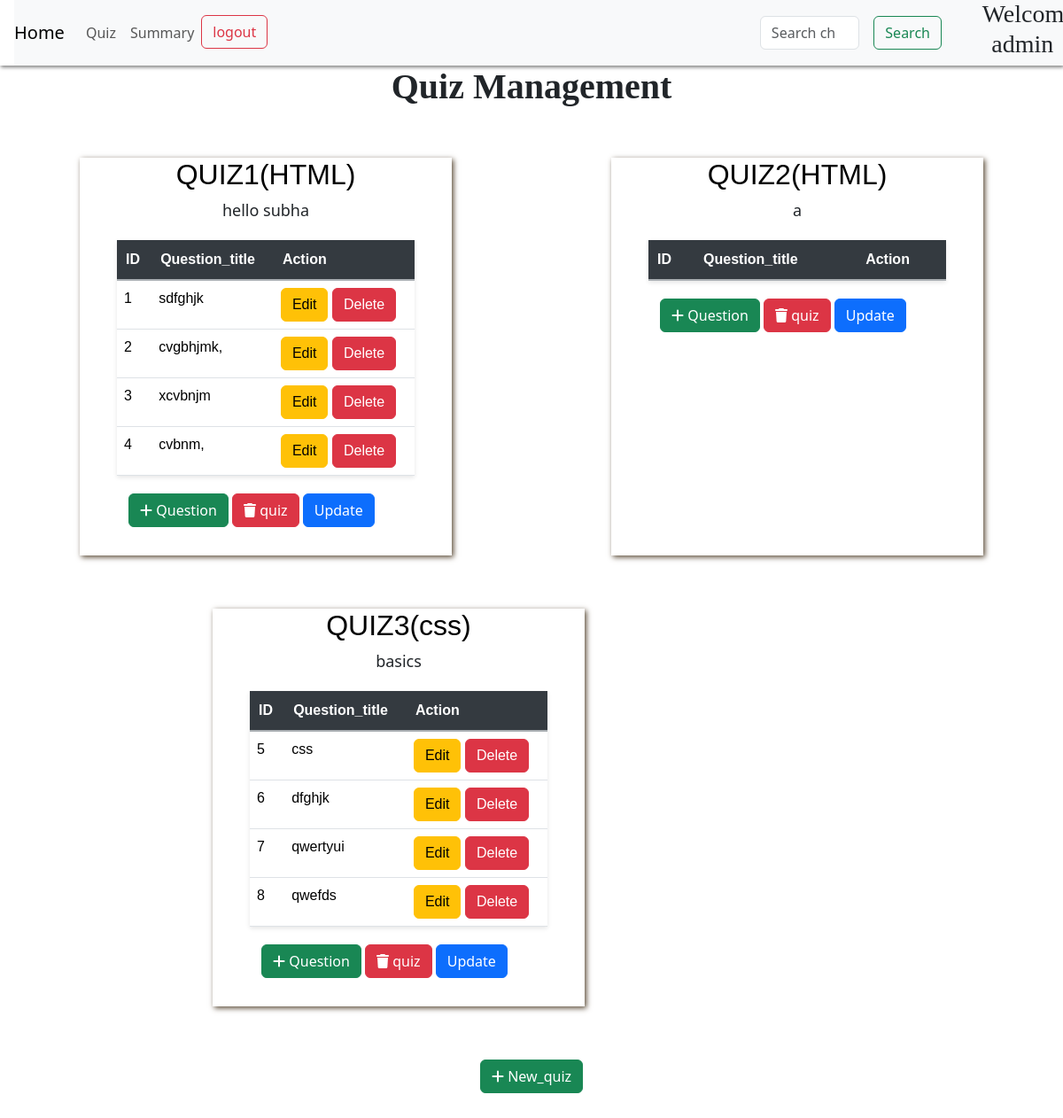
/quizz, run on an earlier commit of the app's database.
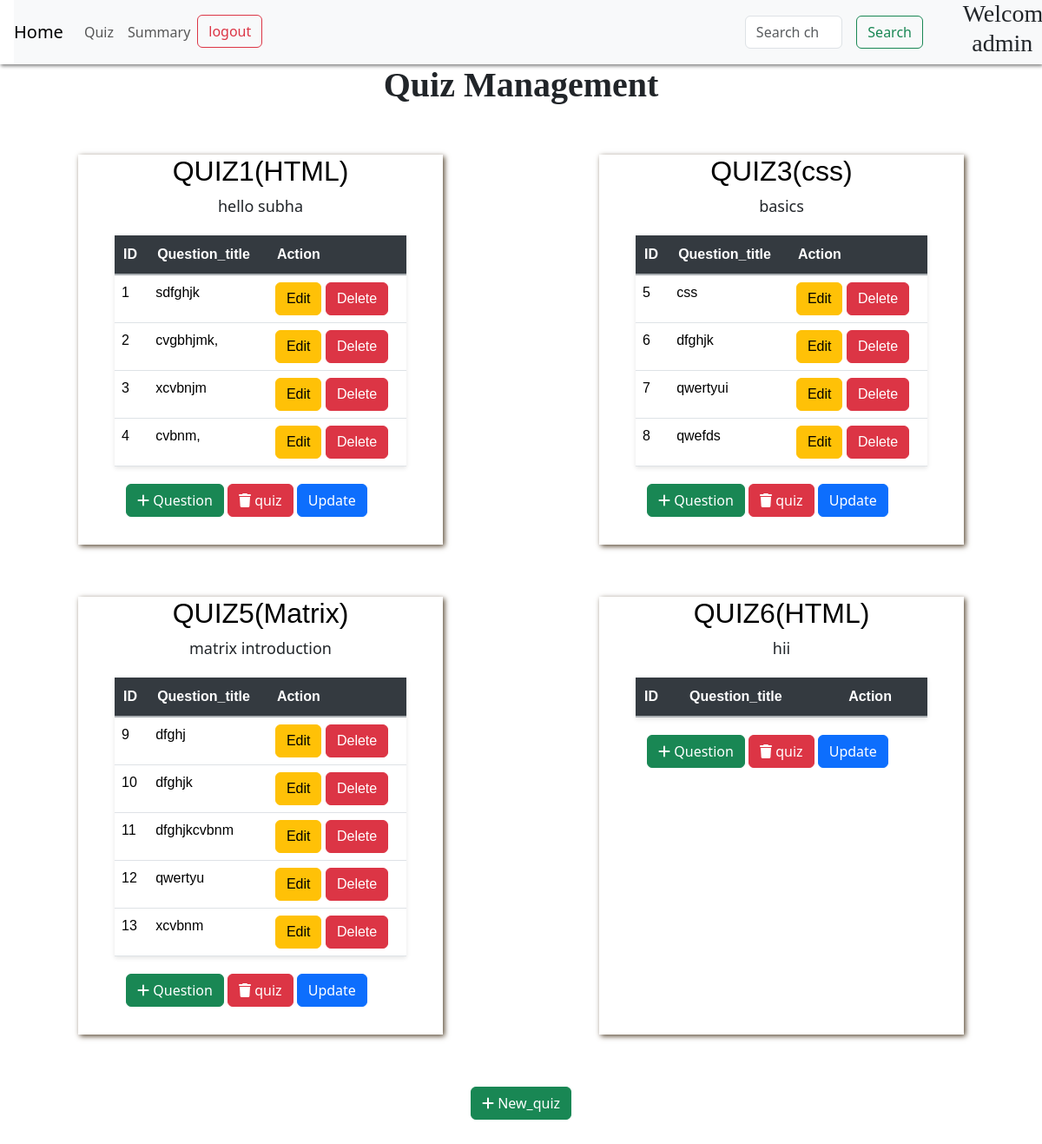
And on a later commit of the database.
### models.py (models this page shows)
class Quiz(db.Model):
    id =db.Column(db.Integer, primary_key=True, autoincrement=True)
    chapter_id=db.Column(db.Integer, db.ForeignKey('chapter.id', name='FK_quiz_chapter_id'), nullable=False)
    date_of_quiz=db.Column(db.Date, nullable=False)
    time_duration= db.Column(db.Integer, nullable=False)
    no_of_questions=db.Column(db.Integer, nullable=True)
    notes=db.Column(db.String(50), nullable=True)
    questions=db.relationship('Question', backref='quiz', lazy=True)
    score=db.relationship('Scores', backref='quiz', lazy=True)

class Chapter(db.Model):
    id =db.Column(db.Integer, primary_key=True, autoincrement=True)
    subject_id=db.Column(db.Integer, db.ForeignKey('subject.id', name='FK_chapter_subject_id'), nullable=False)
    name=db.Column(db.String(50), nullable=False)
    description=db.Column(db.String(100), nullable=True)
    quizs=db.relationship('Quiz', backref='chapter', lazy=True)

class Question(db.Model):
    id =db.Column(db.Integer, primary_key=True, autoincrement=True)
    quiz_id=db.Column(db.Integer, db.ForeignKey('quiz.id', name='FK_question_quiz_id'), nullable=False)
    question_title=db.Column(db.String(200), nullable=False)
    question_text=db.Column(db.String(200), nullable=False)
    option1=db.Column(db.String(100), nullable=False)
    option2=db.Column(db.String(100), nullable=False)
    option3=db.Column(db.String(100), nullable=False)
    option4=db.Column(db.String(100), nullable=False)
    correct_option=db.Column(db.Integer, nullable=False)

### routes.py (the view)
@app.route('/quizz',methods=['GET','POST'])
def quizz():
    query = request.args.get("query", "").strip().lower()
    chapters = Chapter.query.all()
    if query:
        filtered_chap = Chapter.query.filter(Chapter.name.like(f"%{query}%")).all()
        chapter_ids = [chapter.id for chapter in filtered_chap]
        quizzes = Quiz.query.filter(Quiz.chapter_id.in_(chapter_ids)).all()
    else:
        quizzes=Quiz.query.all()
    return render_template('quiz_management.html', quizzes=quizzes, chapters=chapters, query=query)

### templates/quiz_management.html (shortened to what this page needs)
<!DOCTYPE html>
<html lang="en">
<head>
    <link rel="stylesheet" href="{{ url_for('static', filename= 'style_index.css') }}">
    <link href="https://cdn.jsdelivr.net/npm/bootstrap@5.3.2/dist/css/bootstrap.min.css" rel="stylesheet">
    <link rel="stylesheet" href="https://cdnjs.cloudflare.com/ajax/libs/aos/2.3.4/aos.css">
    <link rel="stylesheet" href="https://cdnjs.cloudflare.com/ajax/libs/font-awesome/6.7.2/css/all.min.css">
    <link href="https://cdn.jsdelivr.net/npm/bootstrap@5.3.3/dist/css/bootstrap.min.css" rel="stylesheet">
</head>
<body>
  <div class="usernav" style="box-shadow:1px 2px 4px grey ">
    <nav class="navbar navbar-expand-lg navbar-light bg-light" style="margin-left: 1rem; height:4.6rem">
        <a class="navbar-brand" href="/admin">Home</a>
        <div class="collapse navbar-collapse" id="navbarSupportedContent">
          <ul class="navbar-nav mr-auto">
            <li class="nav-item active">
              <a class="nav-link" href="#">Quiz <span class="sr-only">(current)</span></a>
            </li>
            <li class="nav-item">
              <a class="nav-link" href="{{ url_for('admin_summary') }}">Summary</a>
            </li>
            <li class="nav_item">
                <a href="/login" class="btn btn-outline-danger">logout</a>
            </li>
          </ul>
          <form method="GET" action="/quizz" class="form-inline my-2 my-lg-0" style="display: flex; margin-left:50%;">
            <input class="form-control mr-sm-2" type="search" placeholder="Search chapter" aria-label="Search" name="query" value="{{ query or '' }}">
            <button class="btn btn-outline-success my-2 my-sm-0" type="submit" style="margin-left: 1rem;">Search</button>
          </form>
          <div>
            <h3 style="padding-left: 10%; text-align:center; font-family:poppins; margin-left:2rem;">Welcome admin</h3>
          </div>
        </div>
      </nav>
    </div>
       <h1 style="text-align: center; font-family:poppins; font-weight:bold;">Quiz Management</h1>
       <br>
       <br>
       {% if quizzes %}
       <div class="quiz-outer">
       {% for quiz in quizzes %}
       <div class="quiz-box">
        <div class="userdash">
        <h2 style="text-align:center ; font-family: sans-serif; font-weight:400;" >
          {% set chapter = chapters|selectattr('id', 'equalto', quiz.chapter_id)|list|first %}
          <a href= "{{ url_for('quiz_details', quiz_id=quiz.id) }}" style="text-decoration: none; color:black; text-align:center;">QUIZ{{ quiz.id }}({{ chapter.name }})</a>
        </h2><span><p style="text-align: center; font-size:large">{{ quiz.notes }}</p></span>
        <table class="table">
          <thead class="thead-dark">
            <tr>
              <th>ID</th>
              <th>Question_title</th>
              <th>Action</th>
            </tr>
          </thead>
          <tbody>
            {% for question in quiz.questions %}
            <tr>
              <td>{{ question.id }}</td>
              <td>{{ question.question_title }}</td>
              <td>
                <a href="/question/edit/{{ question.id }}" class="btn btn-warning">Edit</a>
                <a href="/question/delete/{{ question.id }}" class="btn btn-danger">Delete</a>
              </td>
            </tr>
            {% endfor %}
          </tbody>
        </table>
        <div class="add-sub" style="text-align: center;">
        <a href="/question/add/{{ quiz.id }}" class="btn btn-success">
          <i class="fas fa-add"></i>
          Question
        </a>
        <a href="/quiz/delete/{{ quiz.id }}" class="btn btn-danger">
          <i class=" fa-solid fa-trash"></i>
          quiz
        </a>
        <a href="/quiz/update/{{ quiz.id }}" class="btn btn-primary"> Update</a>
      </div>
</div>
       </div>
       <br>
       <br>
       {% endfor %}
      </div>
       {% else %}
       <h3> No Quiz found.Add quiz to start <h3>
       {% endif %}
       <div style="text-align: center;" >
        <a href="{{ url_for('new_quiz') }}" class="btn btn-success" style="margin-bottom: 2rem;">
          <i class="fas fa-add"></i>
          New_quiz
        </a>
       </div>
</body>
</html>

What changed in the data, as far as the page shows it:
removed Quiz: id "2", {{ chapter.name }} "HTML", notes "a"
added Quiz: id "5", notes "matrix introduction"
added Chapter: name "Matrix"
added Question: id "9", question_title "dfghj", shown under "5"
added Question: id "10", question_title "dfghjk", shown under "5"
added Question: id "11", question_title "dfghjkcvbnm", shown under "5"
added Question: id "12", question_title "qwertyu", shown under "5"
added Question: id "13", question_title "xcvbnm", shown under "5"
added Quiz: id "6", {{ chapter.name }} "HTML", notes "hii"
